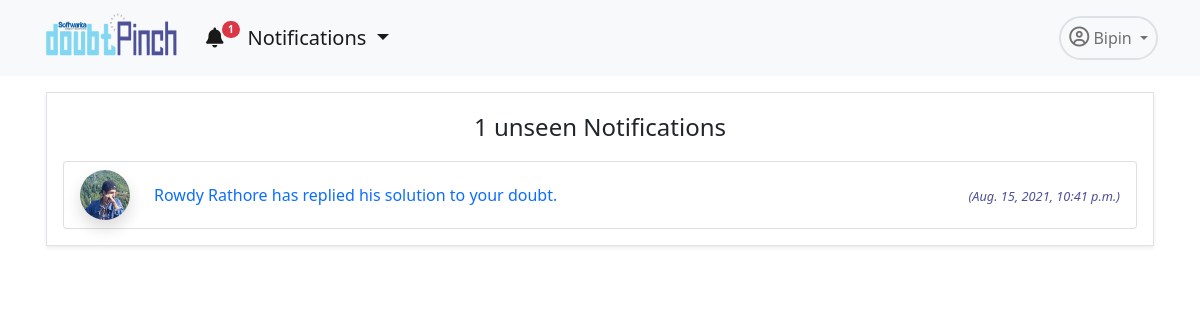
Before: /app/notifications/ (signed in) with the older database file.
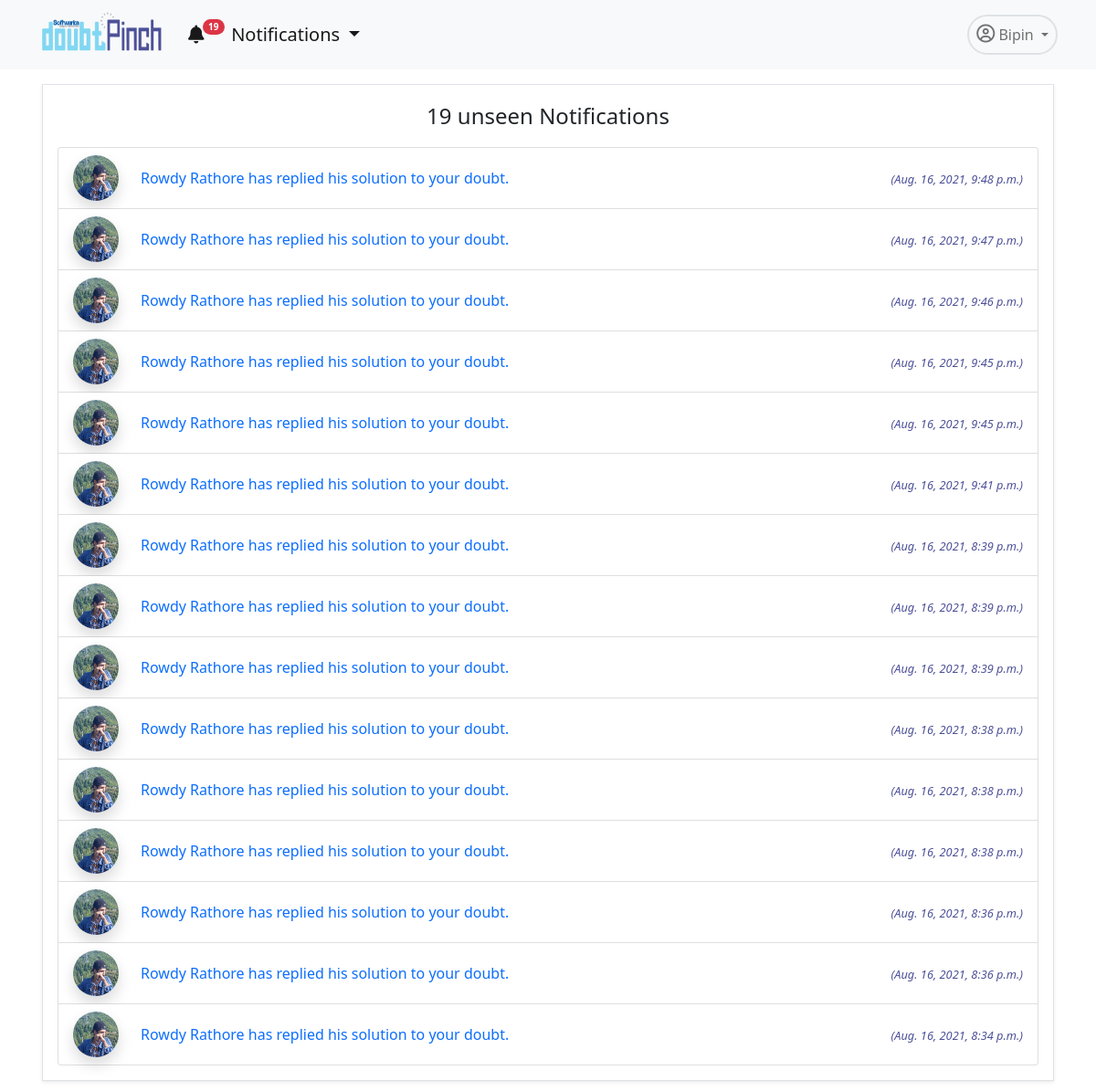
After: the same page with the newer database file.
### dpapp/models.py (models this page shows, shortened)
class Notification(models.Model):
    NOTIFICATION_TYPES = ((1,'Doubt'),(2,'Answer'), (3,'Comment'))
    doubt= models.ForeignKey(Doubt, on_delete=models.CASCADE, related_name="noti_doubt", blank=True, null=True)
    answer= models.ForeignKey(Answer, on_delete=models.CASCADE, related_name="noti_answer", blank=True, null=True)
    sender = models.ForeignKey(User, on_delete=models.CASCADE, related_name="noti_from_user")
    user = models.ForeignKey(User, on_delete=models.CASCADE, related_name="noti_to_user")
    notification_type = models.IntegerField(choices=NOTIFICATION_TYPES)
    text_preview = models.CharField(max_length=90, blank=True)
    date = models.DateTimeField(auto_now_add=True)
    is_seen = models.BooleanField(default=False)

### accounts/models.py (models this page shows, shortened)
class User(AbstractUser):
    username = None#models.CharField(max_length=255, null=True, blank=True)
    email = models.EmailField(
        verbose_name='email address',
        max_length=255,
        unique=True,
    )
    profile_pic= models.ImageField(upload_to='admin_pics', null=True, blank=True)
    email_confirmed = models.BooleanField(default=False) #initially this field is false but will se chan
    is_active = models.BooleanField(default=False)
    is_staff = models.BooleanField(default=False) # a admin user; non super-user
    is_admin = models.BooleanField(default=False)
    is_seller = models.BooleanField(default=False)
    is_customer = models.BooleanField(default=False)
    description=models.TextField(null=True)
    USERNAME_FIELD = 'email'
    REQUIRED_FIELDS = [] #emaila nd password are required fields and first name and last name is inherited from the user creation model
    object = UserManager()
    @property
    def ProfilePicUrl(self):
        try:
            url=self.profile_pic.url
        except:
            url=''
        return url

### dpapp/views.py (the view)
# urls.py: path('notifications/',NotificationView.as_view(),name='notifications'),
@method_decorator(login_required, name='dispatch')
class NotificationView(TemplateView):
    template_name= 'dpapp/notifications.html'
    def get_context_data(self, **kwargs):
        context = super(NotificationView, self).get_context_data(**kwargs)
        user=self.request.user
        notifications = Notification.objects.filter(user=user).order_by('-id')
        noti_count = Notification.objects.filter(user=user, is_seen=False).count()
        paginator= Paginator(notifications, 15)
        page = self.request.GET.get('page')
        try:
            notifications = paginator.page(page)
        except PageNotAnInteger:
            notifications = paginator.page(1)
        except EmptyPage:
            notifications = paginator.page(paginator.num_pages)
        context.update({'notifications': notifications,'noti_count':noti_count,'page':page})
        return context

### dpapp/blognav.py (called while the page is built)
def navbar(request):
    if not request.user.is_anonymous:
        user=request.user
        notifications = Notification.objects.filter(user=user).order_by('-id')[:5]
        noti_count = Notification.objects.filter(user=user, is_seen=False).count()
        return {'nav_notifications': notifications,'noti_count':noti_count}
    return {'nav_notifications': '0','noti_count':0}

### templates/dpapp/notifications.html (shortened to what this page needs)
{% extends 'dpapp/base.html' %}
{% load static %}
{% block navbar%}
<link rel="stylesheet" href="{% static 'dpapp/css/paginate.css' %}">
<div class="container">
    <div class="row mt-3 ">
        <div class="col border shadow-sm p-3 mx-3 mb-3">
            <p class="fw-light fs-4 text-center position-relative "><span class="noti-count">{{noti_count}}</span> unseen Notifications  </p>
            <div class="mt-1">
                <ul class="list-group bg-light">
                    {% for i in notifications%}
                    <li class="list-group-item d-flex align-items-center ">
                        <div class="me-4">
                            <img alt="40x40" height="50" width="50" class="rounded-circle shadow" src="{{i.sender.ProfilePicUrl}}"
                                data-holder-rendered="true">
                        </div>
                        {% if i.doubt == null %}
                        {% if i.is_seen %}
                        <div class="me-2"><a class="text-decoration-none fw-light text-dark seen-click" data-nid={{i.id}} href="{% url 'dpapp:comment' i.answer.id %}">{{i.sender.first_name}} {{i.sender.last_name}} has commented on the answer you replied.</a> </div>
                        {%else%}
                        <div class="me-2 "><a class="text-decoration-none  seen-click " data-nid={{i.id}} href="{% url 'dpapp:comment' i.answer.id %}">{{i.sender.first_name}} {{i.sender.last_name}} has commented on the answer you replied.</a> </div>
                        {%endif%}
                        {% elif i.answer == null %}
                        {% if i.is_seen %}
                        <div class="me-2"><a class="text-decoration-none fw-light text-dark seen-click" data-nid={{i.id}} href="{% url 'dpapp:detail' i.doubt.id %}">{{i.sender.first_name}} {{i.sender.last_name}} has replied his solution to your doubt. </a> </div>
                        {%else%}
                        <div class="me-2 "><a class="text-decoration-none  seen-click " data-nid={{i.id}} href="{% url 'dpapp:detail' i.doubt.id %}">{{i.sender.first_name}} {{i.sender.last_name}} has replied his solution to your doubt. </a> </div>
                        {%endif%}
                        {% endif %}
                        <div class="ms-auto" >
                            <i class="fw-light text-pinch" style="font-size: 0.8em;">({{i.date}})</i>
                        </div>
                    </li>
                    {% empty %}
                    <h3 class="text-center">No notifications.</h3>
                    {% endfor %}
                </ul>
            </div>
        </div>
    </div>
</div>
{% endblock %}

### templates/dpapp/base.html (shortened to what this page needs)
<!DOCTYPE html>
{% load static %}
{% load humanize %}
<html lang="en">
    <head>
        <link href="https://cdn.jsdelivr.net/npm/bootstrap@5.0.1/dist/css/bootstrap.min.css" rel="stylesheet"
 />
        <link href="{% static 'dpapp/downhover/css/animate.min.css' %}" rel="stylesheet">
        <link href="{% static 'dpapp/downhover/css/bootstrap-dropdownhover.min.css' %}" rel="stylesheet">
    </head>
    <body>
        <nav class="navbar navbar-expand-lg navbar-light bg-light">
            <div class="container">
                <div data-tilt>
                    <a class="navbar-brand" href="{% url 'dpapp:home'%}">
                        <img src="{% static 'accounts/pics/logo.png' %}" alt="" width="140" height="60" />
                    </a>
                </div>
                <div class="collapse navbar-collapse" id="navbarNavDropdown">
                    <ul class="navbar-nav">
                        <li class="nav-item me-2">
                            <div class="dropdown ">
                                <a class="nav-link active fs-5 dropdown-toggle" id="dropdownMenuButton1" data-bs-toggle="dropdown" aria-expanded="false" aria-current="page" href="#"><i
                                    class="fas fa-bell"></i><span class="badge rounded-pill bg-danger noti-count" style="
                    font-size: 10px;
                    position: relative;
                    top: -12px;
                    left: -2px;
                  ">{{noti_count}}</span> Notifications
                            </a>
                              </div>
                        </li>
                    </ul>
                    <ul class="navbar-nav ms-auto">
                        <li class="nav-item dropdown">
                            <a class="
                  nav-link
                  dropdown-toggle
                  border
                  rounded-pill
                  border-2
                  p-2
                " href="#" id="navbarDropdownMenuLink" role="button" data-bs-toggle="dropdown" aria-expanded="false">
                                <i class="far fa-user-circle fs-5"></i> {{user.first_name}}
                            </a>
                        </li>
                    </ul>
                </div>
            </div>
        </nav>
        {% block navbar %} {% endblock %}
    </body>
</html>

Changed rows visible on the page:
no longer on this page (row edited): Notification: sender.ProfilePicUrl (picture), sender.first_name "Rowdy", sender.last_name "Rathore", date "Aug. 15, 2021, 10:41 p.m."
added Notification: sender.ProfilePicUrl (picture), sender.first_name "Rowdy", sender.last_name "Rathore", date "Aug. 16, 2021, 9:48 p.m."
added Notification: sender.ProfilePicUrl (picture), sender.first_name "Rowdy", sender.last_name "Rathore", date "Aug. 16, 2021, 9:47 p.m."
added Notification: sender.ProfilePicUrl (picture), sender.first_name "Rowdy", sender.last_name "Rathore", date "Aug. 16, 2021, 9:46 p.m."
added Notification: sender.ProfilePicUrl (picture), sender.first_name "Rowdy", sender.last_name "Rathore", date "Aug. 16, 2021, 9:45 p.m."
added Notification: sender.ProfilePicUrl (picture), sender.first_name "Rowdy", sender.last_name "Rathore", date "Aug. 16, 2021, 9:45 p.m."
added Notification: sender.ProfilePicUrl (picture), sender.first_name "Rowdy", sender.last_name "Rathore", date "Aug. 16, 2021, 9:41 p.m."
added Notification: sender.ProfilePicUrl (picture), sender.first_name "Rowdy", sender.last_name "Rathore", date "Aug. 16, 2021, 8:39 p.m."
added Notification: sender.ProfilePicUrl (picture), sender.first_name "Rowdy", sender.last_name "Rathore", date "Aug. 16, 2021, 8:39 p.m."
added Notification: sender.ProfilePicUrl (picture), sender.first_name "Rowdy", sender.last_name "Rathore", date "Aug. 16, 2021, 8:39 p.m."
added Notification: sender.ProfilePicUrl (picture), sender.first_name "Rowdy", sender.last_name "Rathore", date "Aug. 16, 2021, 8:38 p.m."
added Notification: sender.ProfilePicUrl (picture), sender.first_name "Rowdy", sender.last_name "Rathore", date "Aug. 16, 2021, 8:38 p.m."
added Notification: sender.ProfilePicUrl (picture), sender.first_name "Rowdy", sender.last_name "Rathore", date "Aug. 16, 2021, 8:38 p.m."
added Notification: sender.ProfilePicUrl (picture), sender.first_name "Rowdy", sender.last_name "Rathore", date "Aug. 16, 2021, 8:36 p.m."
added Notification: sender.ProfilePicUrl (picture), sender.first_name "Rowdy", sender.last_name "Rathore", date "Aug. 16, 2021, 8:36 p.m."
added Notification: sender.ProfilePicUrl (picture), sender.first_name "Rowdy", sender.last_name "Rathore", date "Aug. 16, 2021, 8:34 p.m."
Other visible differences:
{{ noti_count }}: "1" → "19"
